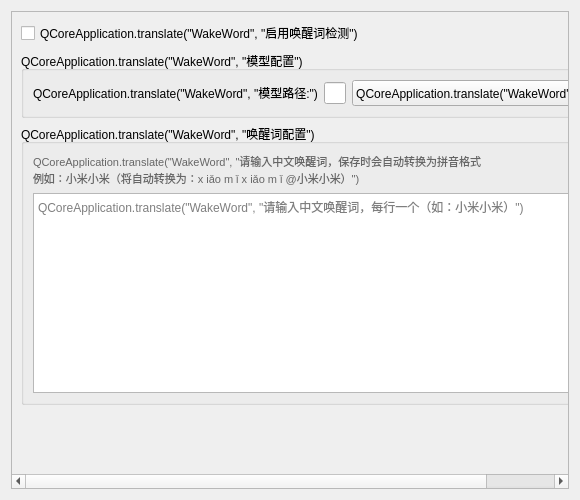
<?xml version="1.0" encoding="UTF-8"?>
<ui version="4.0">
 <class>WakeWordWidget</class>
 <widget class="QWidget" name="WakeWordWidget">
  <property name="geometry">
   <rect>
    <x>0</x>
    <y>0</y>
    <width>580</width>
    <height>500</height>
   </rect>
  </property>
   <property name="windowTitle">
    <string>QCoreApplication.translate("WakeWord", "唤醒词")</string>
   </property>
  <layout class="QVBoxLayout" name="verticalLayout">
   <item>
    <widget class="QScrollArea" name="scrollArea">
     <property name="widgetResizable">
      <bool>true</bool>
     </property>
     <widget class="QWidget" name="scrollAreaWidgetContents">
      <property name="geometry">
       <rect>
        <x>0</x>
        <y>0</y>
        <width>578</width>
        <height>480</height>
       </rect>
      </property>
      <layout class="QVBoxLayout" name="contentLayout">
       <item>
        <widget class="QCheckBox" name="use_wake_word_check">
          <property name="text">
           <string>QCoreApplication.translate("WakeWord", "启用唤醒词检测")</string>
          </property>
        </widget>
       </item>
       <item>
        <widget class="QGroupBox" name="model_group">
          <property name="title">
           <string>QCoreApplication.translate("WakeWord", "模型配置")</string>
          </property>
         <layout class="QFormLayout" name="modelLayout">
          <item row="0" column="0">
           <widget class="QLabel" name="label_model_path">
             <property name="text">
              <string>QCoreApplication.translate("WakeWord", "模型路径:")</string>
             </property>
           </widget>
          </item>
          <item row="0" column="1">
           <layout class="QHBoxLayout" name="model_path_layout">
            <item>
             <widget class="QLineEdit" name="model_path_edit"/>
            </item>
            <item>
             <widget class="QPushButton" name="model_path_btn">
               <property name="text">
                <string>QCoreApplication.translate("WakeWord", "浏览...")</string>
               </property>
             </widget>
            </item>
           </layout>
          </item>
         </layout>
        </widget>
       </item>
       <item>
        <widget class="QGroupBox" name="keywords_group">
          <property name="title">
           <string>QCoreApplication.translate("WakeWord", "唤醒词配置")</string>
          </property>
         <layout class="QVBoxLayout" name="keywords_layout">
          <item>
           <widget class="QLabel" name="keywords_help">
             <property name="text">
              <string>QCoreApplication.translate("WakeWord", "请输入中文唤醒词，保存时会自动转换为拼音格式
例如：小米小米（将自动转换为：x iǎo m ǐ x iǎo m ǐ @小米小米）")</string>
             </property>
            <property name="styleSheet">
             <string>color: #666666; font-size: 11px;</string>
            </property>
           </widget>
          </item>
          <item>
           <widget class="QTextEdit" name="wake_words_edit">
            <property name="minimumSize">
             <size>
              <width>0</width>
              <height>200</height>
             </size>
            </property>
             <property name="placeholderText">
              <string>QCoreApplication.translate("WakeWord", "请输入中文唤醒词，每行一个（如：小米小米）")</string>
             </property>
           </widget>
          </item>
         </layout>
        </widget>
       </item>
       <item>
        <spacer name="verticalSpacer">
         <property name="orientation">
          <enum>Qt::Vertical</enum>
         </property>
         <property name="sizeHint" stdset="0">
          <size>
           <width>20</width>
           <height>40</height>
          </size>
         </property>
        </spacer>
       </item>
      </layout>
     </widget>
    </widget>
   </item>
  </layout>
 </widget>
 <resources/>
 <connections/>
</ui>
